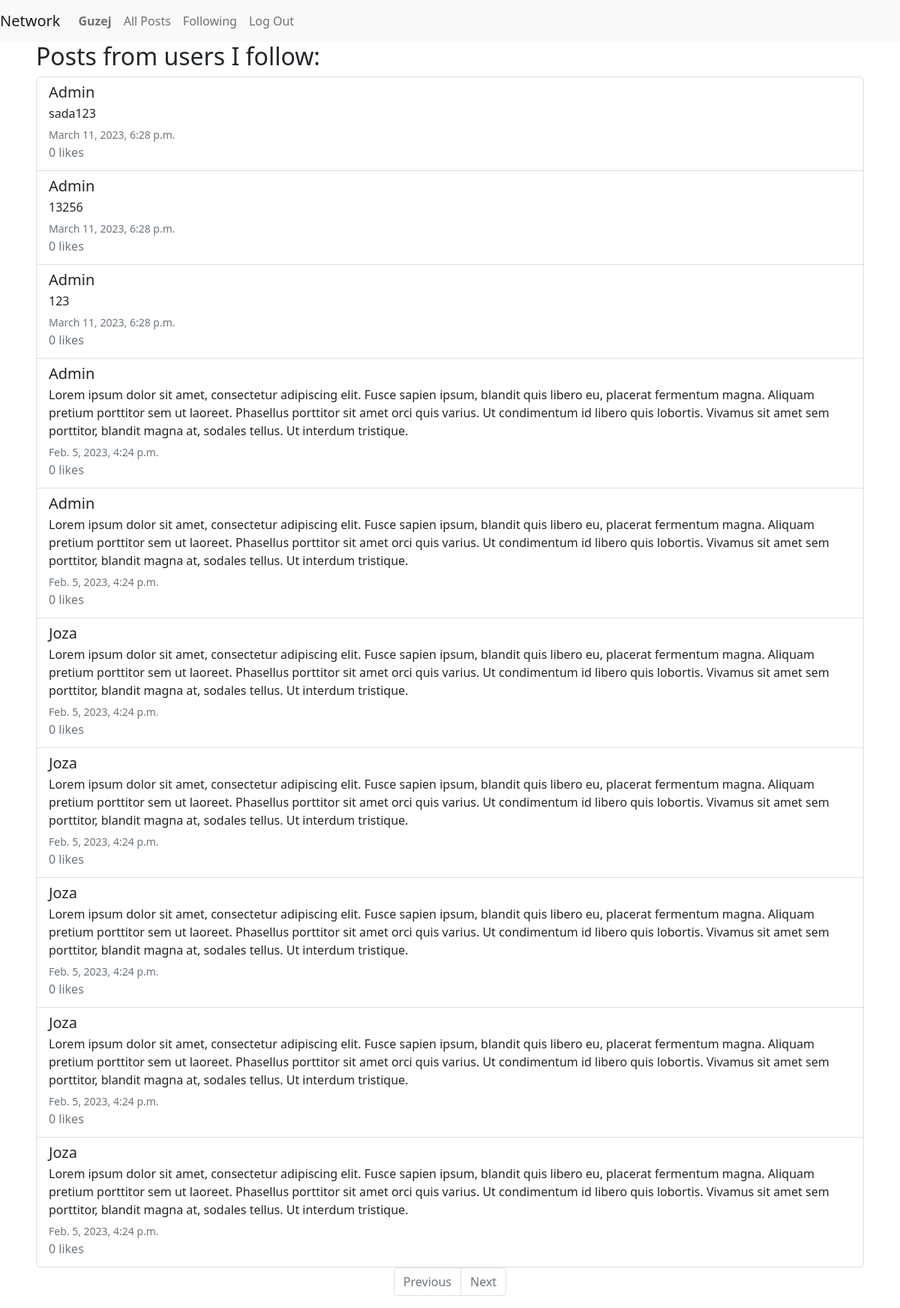
Page /following (signed in) on the earlier database version.
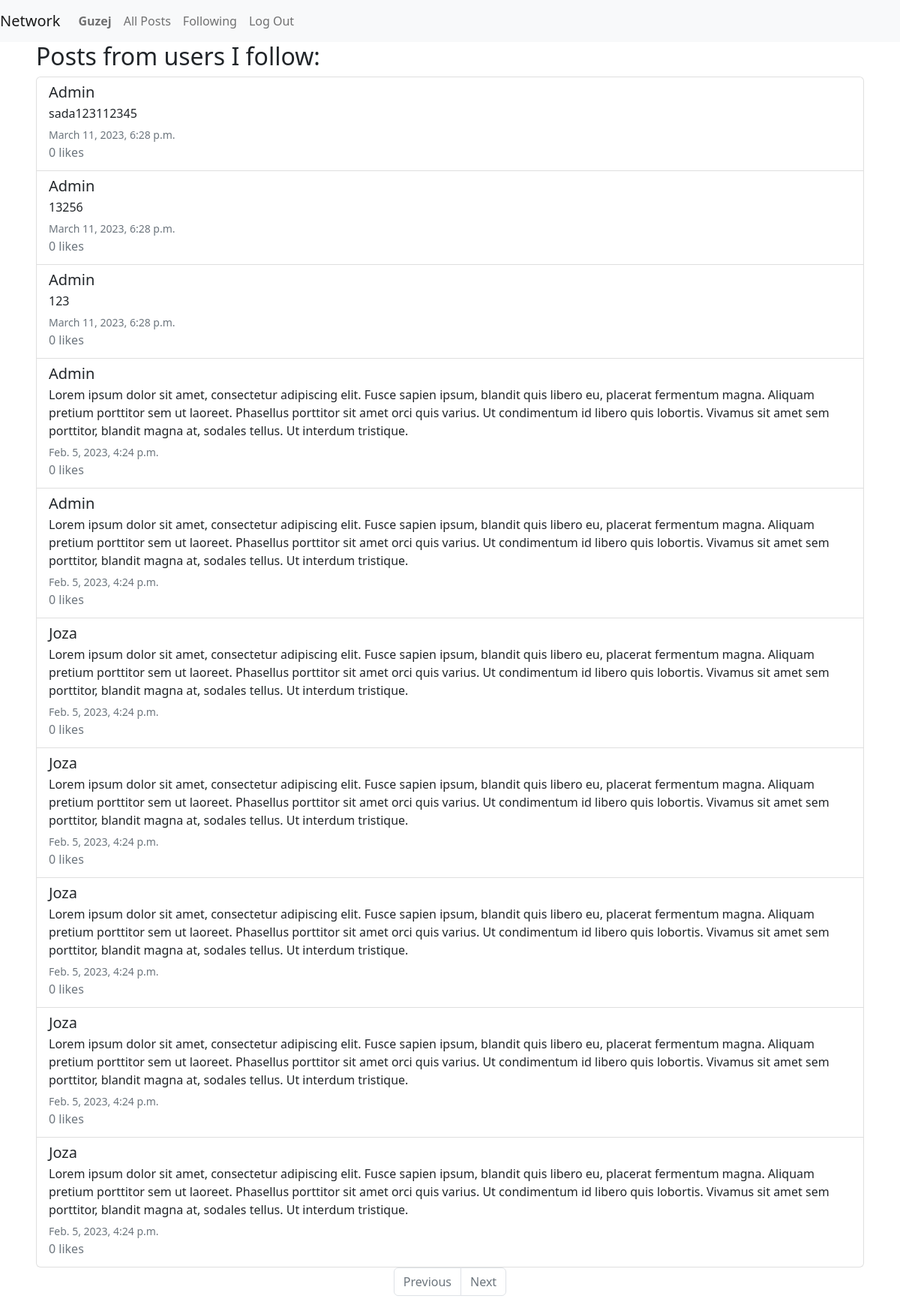
Same page on the later database version.
### network/models.py (models this page shows, shortened)
class User(AbstractUser):
    pass

class Post(models.Model):
    author = models.ForeignKey(User, on_delete=models.CASCADE, blank=True, related_name="author")
    content = models.CharField(max_length=280)
    date = models.DateTimeField(auto_now_add=True)
    likes = models.IntegerField(default=0)

### network/views.py (the view)
# urls.py: path("following", views.following, name="following"),
def following(request):
    user_profile = Profile.objects.get(owner=request.user)
    following_posts = []
    for us in user_profile.following.all():
        posts = Post.objects.filter(author=us)
        for post in posts:
            following_posts.append({
                "content": post.content,
                "author": post.author,
                "date": post.date,
                "likes": post.likes
            })
    sorted_following_posts = sorted(following_posts, key=lambda x: x["date"], reverse=True)
    paginator = Paginator(sorted_following_posts, 10)
    page_number = request.GET.get('page')
    posts_page = paginator.get_page(page_number)
    return render(request, "network/following.html", {
        "following_posts": posts_page
    })

### network/templates/network/following.html
{% extends "network/layout.html" %}
{% block body %}
    <h2>Posts from users I follow:</h2>
    <ul class="list-group">
        {% for post in following_posts %}
            <li class="list-group-item list-group-item-action">
                <a href="{% url 'profile_page' post.author.username %}" class="text-decoration-none text-reset"><h5 class="mb-1">{{ post.author.username }}</h5></a>
                <p class="mb-1">{{ post.content }}</p>
                <small class="text-muted">{{ post.date }}</small>
                <p class="mb-1 text-muted">{{ post.likes }} likes</p>
        {% endfor %}
    </ul>
    {% if following_posts.has_other_pages %}
        <ul class="pagination justify-content-center">
            {% if posts.has_previous %}
                <li class="page-item"><a href="?page={{ following_posts.previous_page_number }}" class="page-link">Previous</a></li>
            {% else %}
                <li class="page-item disabled"><a class="page-link">Previous</a></li>
            {% endif %}
            {% if posts.has_next %}
                <li class="page-item"><a href="?page={{ following_posts.next_page_number }}" class="page-link">Next</a></li>
            {% else %}
                <li class="page-item disabled"><a class="page-link">Next</a></li>
            {% endif %}
        </ul>
    {% endif %}
{% endblock %}

### network/templates/network/layout.html (shortened to what this page needs)
{% load static %}
<!DOCTYPE html>
<html lang="en">
    <head>
        <link href="https://cdn.jsdelivr.net/npm/bootstrap@5.2.3/dist/css/bootstrap.min.css" rel="stylesheet">
        <link href="{% static 'network/styles.css' %}" rel="stylesheet">
    </head>
    <body>
        <nav class="navbar navbar-expand-lg navbar-light bg-light">
            <a class="navbar-brand" href="#">Network</a>
            <div>
              <ul class="navbar-nav mr-auto">
                {% if user.is_authenticated %}
                    <li class="nav-item">
                        <a class="nav-link" href="{% url 'profile_page' user.username %}"><strong>{{ user.username }}</strong></a>
                    </li>
                {% endif %}
                <li class="nav-item">
                  <a class="nav-link" href="{% url 'index' %}">All Posts</a>
                </li>
                {% if user.is_authenticated %}
                    <li class="nav-item">
                        <a class="nav-link" href="{% url 'following' %}">Following</a>
                    </li>
                    <li class="nav-item">
                        <a class="nav-link" href="{% url 'logout' %}">Log Out</a>
                    </li>
                {% endif %}
              </ul>
            </div>
          </nav>
        <div class="body mx-5">
            {% block body %}
            {% endblock %}
        </div>
    </body>
</html>

Differences in the rows shown:
changed User "Admin": content "sada123" → "sada123112345"
